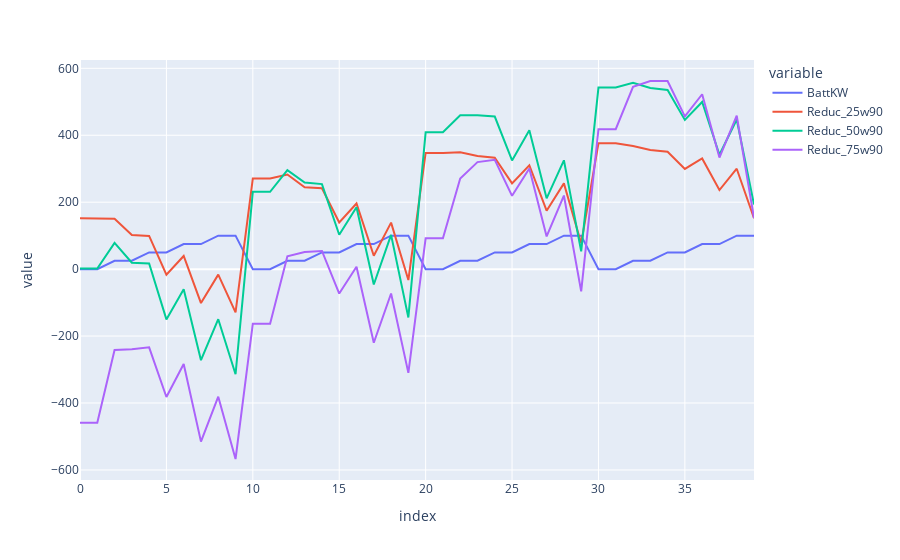

Source (notebook cell):
### Code cell
df[['BattKW','Reduc_25w90','Reduc_50w90','Reduc_75w90']].plot()

### Figure 1 — Plotly figure (JSON) as saved in the notebook; plotly's stock layout.template omitted (floating-point values rounded to 4 significant figures)
{"data": [{"hovertemplate": "variable=BattKW<br>index=%{x}<br>value=%{y}<extra></extra>", "legendgroup": "BattKW", "line": {"color": "#636efa", "dash": "solid"}, "marker": {"symbol": "circle"}, "mode": "lines", "name": "BattKW", "orientation": "v", "showlegend": true, "type": "scatter", "x": [0, 1, 2, 3, 4, 5, 6, 7, 8, 9, 10, 11, 12, 13, 14, 15, 16, 17, 18, 19, 20, 21, 22, 23, 24, 25, 26, 27, 28, 29, 30, 31, 32, 33, 34, 35, 36, 37, 38, 39], "xaxis": "x", "y": [0, 0, 25, 25, 50, 50, 75, 75, 100, 100, 0, 0, 25, 25, 50, 50, 75, 75, 100, 100, 0, 0, 25, 25, 50, 50, 75, 75, 100, 100, 0, 0, 25, 25, 50, 50, 75, 75, 100, 100], "yaxis": "y"}, {"hovertemplate": "variable=Reduc_25w90<br>index=%{x}<br>value=%{y}<extra></extra>", "legendgroup": "Reduc_25w90", "line": {"color": "#EF553B", "dash": "solid"}, "marker": {"symbol": "circle"}, "mode": "lines", "name": "Reduc_25w90", "orientation": "v", "showlegend": true, "type": "scatter", "x": [0, 1, 2, 3, 4, 5, 6, 7, 8, 9, 10, 11, 12, 13, 14, 15, 16, 17, 18, 19, 20, 21, 22, 23, 24, 25, 26, 27, 28, 29, 30, 31, 32, 33, 34, 35, 36, 37, 38, 39], "xaxis": "x", "y": [152.2, 152.2, 150.3, 101.8, 99.31, -16.65, 39.3, -101.5, -16.38, -129.2, 270.5, 270.5, 282.6, 244.7, 241.7, 139.4, 195.9, 40.15, 139, -32.69, 347.2, 347.2, 349.1, 337.8, 332.7, 256.1, 310.4, 174.7, 256.2, 77.16, 375.9, 375.9, 367.7, 356.0, 350.9, 299.6, 330.8, 236.3, 300.0, 152.3], "yaxis": "y"}, {"hovertemplate": "variable=Reduc_50w90<br>index=%{x}<br>value=%{y}<extra></extra>", "legendgroup": "Reduc_50w90", "line": {"color": "#00cc96", "dash": "solid"}, "marker": {"symbol": "circle"}, "mode": "lines", "name": "Reduc_50w90", "orientation": "v", "showlegend": true, "type": "scatter", "x": [0, 1, 2, 3, 4, 5, 6, 7, 8, 9, 10, 11, 12, 13, 14, 15, 16, 17, 18, 19, 20, 21, 22, 23, 24, 25, 26, 27, 28, 29, 30, 31, 32, 33, 34, 35, 36, 37, 38, 39], "xaxis": "x", "y": [1.82, 1.82, 78.55, 19.02, 16.65, -150.2, -60.3, -272.1, -149.7, -314.0, 231.1, 231.1, 295.7, 258.9, 254.1, 102.7, 184.7, -45.9, 102.5, -144.3, 408.7, 408.7, 459.6, 459.4, 455.9, 324.9, 415.0, 211.6, 325.2, 53.07, 542.6, 542.6, 556.8, 541.3, 535.2, 445.7, 499.4, 341.6, 447.0, 193.2], "yaxis": "y"}, {"hovertemplate": "variable=Reduc_75w90<br>index=%{x}<br>value=%{y}<extra></extra>", "legendgroup": "Reduc_75w90", "line": {"color": "#ab63fa", "dash": "solid"}, "marker": {"symbol": "circle"}, "mode": "lines", "name": "Reduc_75w90", "orientation": "v", "showlegend": true, "type": "scatter", "x": [0, 1, 2, 3, 4, 5, 6, 7, 8, 9, 10, 11, 12, 13, 14, 15, 16, 17, 18, 19, 20, 21, 22, 23, 24, 25, 26, 27, 28, 29, 30, 31, 32, 33, 34, 35, 36, 37, 38, 39], "xaxis": "x", "y": [-459.0, -459.0, -241.3, -239.1, -233.6, -382.1, -283.6, -515.3, -381.2, -567.3, -163, -163, 38.26, 51.32, 54.27, -73.03, 7.19, -219.8, -72.79, -309.9, 92.2, 92.2, 271.0, 319.7, 326.7, 219.1, 300.8, 97.63, 219.9, -66.29, 418.2, 418.2, 544.8, 562.0, 562.1, 456.2, 522.5, 333.2, 458.4, 152.6], "yaxis": "y"}], "layout": {"legend": {"title": {"text": "variable"}, "tracegroupgap": 0}, "margin": {"t": 60}, "xaxis": {"anchor": "y", "domain": [0, 1], "title": {"text": "index"}}, "yaxis": {"anchor": "x", "domain": [0, 1], "title": {"text": "value"}}}}
